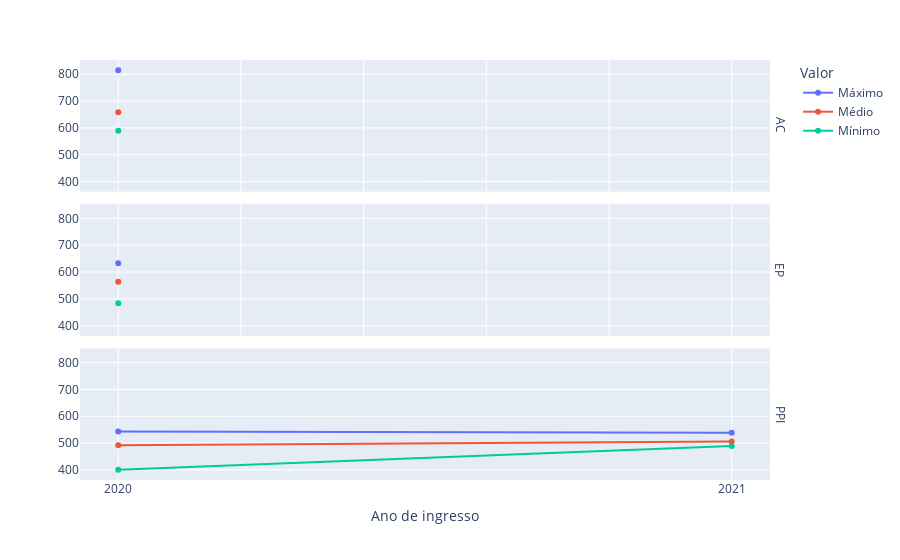

Notebook cell for this chart:
### Code cell
figs[102].show()

### Figure 1 — Plotly figure (JSON) as saved in the notebook; plotly's stock layout.template omitted (floating-point values rounded to 4 significant figures)
{"data": [{"hovertemplate": "Valor=Máximo<br>modalidade=Ampla Concorrência (AC)<br>Ano de ingresso=%{x}<br>=%{y}<extra></extra>", "legendgroup": "Máximo", "line": {"color": "#636efa", "dash": "solid"}, "marker": {"symbol": "circle"}, "mode": "markers+lines", "name": "Máximo", "orientation": "h", "showlegend": true, "type": "scatter", "x": [2020], "xaxis": "x3", "y": [814.6], "yaxis": "y3"}, {"hovertemplate": "Valor=Máximo<br>modalidade=Escola Pública (EP)<br>Ano de ingresso=%{x}<br>=%{y}<extra></extra>", "legendgroup": "Máximo", "line": {"color": "#636efa", "dash": "solid"}, "marker": {"symbol": "circle"}, "mode": "markers+lines", "name": "Máximo", "orientation": "h", "showlegend": false, "type": "scatter", "x": [2020], "xaxis": "x2", "y": [633.3], "yaxis": "y2"}, {"hovertemplate": "Valor=Máximo<br>modalidade=Pretos, Pardos e Indígenas (PPI)<br>Ano de ingresso=%{x}<br>=%{y}<extra></extra>", "legendgroup": "Máximo", "line": {"color": "#636efa", "dash": "solid"}, "marker": {"symbol": "circle"}, "mode": "markers+lines", "name": "Máximo", "orientation": "h", "showlegend": false, "type": "scatter", "x": [2020, 2021], "xaxis": "x", "y": [543.3, 538.5], "yaxis": "y"}, {"hovertemplate": "Valor=Médio<br>modalidade=Ampla Concorrência (AC)<br>Ano de ingresso=%{x}<br>=%{y}<extra></extra>", "legendgroup": "Médio", "line": {"color": "#EF553B", "dash": "solid"}, "marker": {"symbol": "circle"}, "mode": "markers+lines", "name": "Médio", "orientation": "h", "showlegend": true, "type": "scatter", "x": [2020], "xaxis": "x3", "y": [658.5], "yaxis": "y3"}, {"hovertemplate": "Valor=Médio<br>modalidade=Escola Pública (EP)<br>Ano de ingresso=%{x}<br>=%{y}<extra></extra>", "legendgroup": "Médio", "line": {"color": "#EF553B", "dash": "solid"}, "marker": {"symbol": "circle"}, "mode": "markers+lines", "name": "Médio", "orientation": "h", "showlegend": false, "type": "scatter", "x": [2020], "xaxis": "x2", "y": [563.5], "yaxis": "y2"}, {"hovertemplate": "Valor=Médio<br>modalidade=Pretos, Pardos e Indígenas (PPI)<br>Ano de ingresso=%{x}<br>=%{y}<extra></extra>", "legendgroup": "Médio", "line": {"color": "#EF553B", "dash": "solid"}, "marker": {"symbol": "circle"}, "mode": "markers+lines", "name": "Médio", "orientation": "h", "showlegend": false, "type": "scatter", "x": [2020, 2021], "xaxis": "x", "y": [492.1, 506.4], "yaxis": "y"}, {"hovertemplate": "Valor=Mínimo<br>modalidade=Ampla Concorrência (AC)<br>Ano de ingresso=%{x}<br>=%{y}<extra></extra>", "legendgroup": "Mínimo", "line": {"color": "#00cc96", "dash": "solid"}, "marker": {"symbol": "circle"}, "mode": "markers+lines", "name": "Mínimo", "orientation": "h", "showlegend": true, "type": "scatter", "x": [2020], "xaxis": "x3", "y": [589.3], "yaxis": "y3"}, {"hovertemplate": "Valor=Mínimo<br>modalidade=Escola Pública (EP)<br>Ano de ingresso=%{x}<br>=%{y}<extra></extra>", "legendgroup": "Mínimo", "line": {"color": "#00cc96", "dash": "solid"}, "marker": {"symbol": "circle"}, "mode": "markers+lines", "name": "Mínimo", "orientation": "h", "showlegend": false, "type": "scatter", "x": [2020], "xaxis": "x2", "y": [483.5], "yaxis": "y2"}, {"hovertemplate": "Valor=Mínimo<br>modalidade=Pretos, Pardos e Indígenas (PPI)<br>Ano de ingresso=%{x}<br>=%{y}<extra></extra>", "legendgroup": "Mínimo", "line": {"color": "#00cc96", "dash": "solid"}, "marker": {"symbol": "circle"}, "mode": "markers+lines", "name": "Mínimo", "orientation": "h", "showlegend": false, "type": "scatter", "x": [2020, 2021], "xaxis": "x", "y": [400.9, 488.9], "yaxis": "y"}], "layout": {"annotations": [{"font": {}, "showarrow": false, "text": "PPI", "textangle": 90, "x": 0.98, "xanchor": "left", "xref": "paper", "y": 0.1567, "yanchor": "middle", "yref": "paper"}, {"font": {}, "showarrow": false, "text": "EP", "textangle": 90, "x": 0.98, "xanchor": "left", "xref": "paper", "y": 0.5, "yanchor": "middle", "yref": "paper"}, {"font": {}, "showarrow": false, "text": "AC", "textangle": 90, "x": 0.98, "xanchor": "left", "xref": "paper", "y": 0.8433, "yanchor": "middle", "yref": "paper"}], "legend": {"title": {"text": "Valor"}, "tracegroupgap": 0}, "margin": {"t": 60}, "xaxis": {"anchor": "y", "domain": [0, 0.98], "dtick": 1, "fixedrange": true, "tick0": 2020, "tickmode": "linear", "title": {"text": "Ano de ingresso"}}, "xaxis2": {"anchor": "y2", "domain": [0, 0.98], "matches": "x", "showticklabels": false}, "xaxis3": {"anchor": "y3", "domain": [0, 0.98], "matches": "x", "showticklabels": false}, "yaxis": {"anchor": "x", "domain": [0, 0.3133], "fixedrange": true, "title": {"text": ""}}, "yaxis2": {"anchor": "x2", "domain": [0.3433, 0.6567], "matches": "y", "title": {"text": ""}}, "yaxis3": {"anchor": "x3", "domain": [0.6867, 1.0], "matches": "y", "title": {"text": ""}}}}
